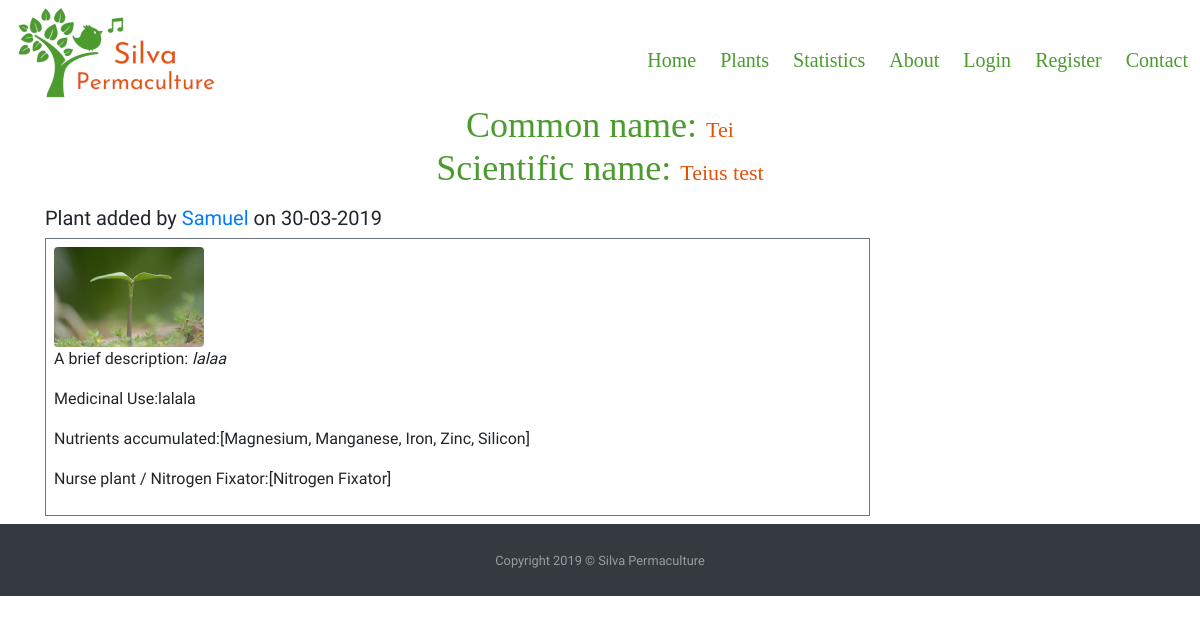
The app's page /plants/3, older data.
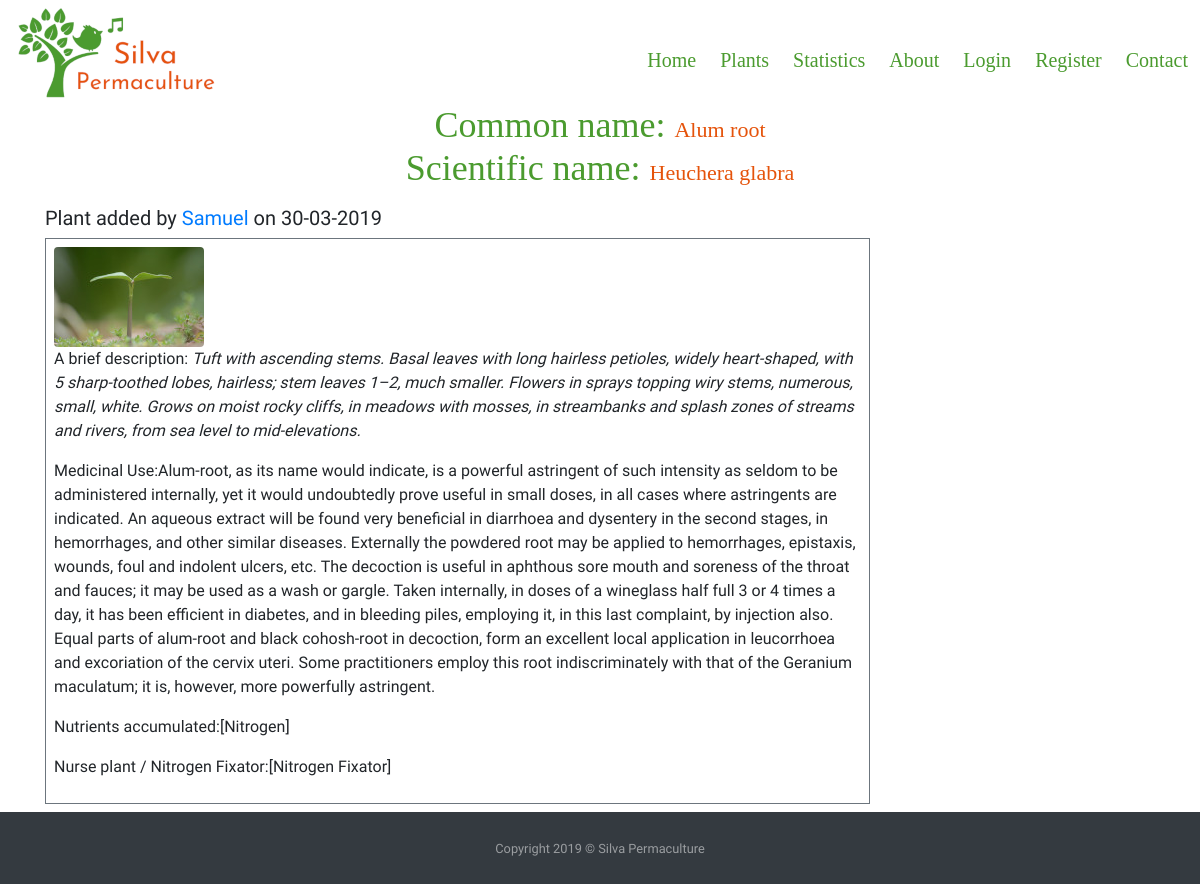
The same page, newer data.
### silvapermaculture/models.py (models this page shows, shortened)
class Plants(db.Model):
    id = db.Column(db.Integer, primary_key=True)
    common_name = db.Column(db.String(40), nullable=False)
    botanical_name = db.Column(db.String(80), unique=True, nullable=False)
    short_description = db.Column(db.Text, nullable=False)
    medicinal = db.Column(db.Text, nullable=False)
    image_file = db.Column(db.String(20), default='default_plant_pic.jpg')
    date_added = db.Column(db.DateTime, nullable=False, default=datetime.utcnow)
    user_id = db.Column(db.Integer, db.ForeignKey('user.id'), nullable=False)
    dna = db.relationship('DNA', secondary = plants_dna_table)  # Dynamic_Nutrient_Accumulated
    nfn = db.relationship('NFN', secondary = plants_nfn_table)  # Nitrogen_Fixers_Nursing

class DNA(db.Model):
    id = db.Column(db.Integer, primary_key=True)
    element = db.Column(db.String(15))
    def __repr__(self):
        return '{}'.format(self.element)

### silvapermaculture/routes.py (the view)
@app.route("/plants/<int:plant_id>")
def plant(plant_id):
    plant = Plants.query.get_or_404(plant_id)
    return render_template('plant.html', title=plant.common_name, plant=plant)

### silvapermaculture/models.py (called while the page is built)
    def __repr__(self):
        return '{}'.format(self.plant_extra)

### silvapermaculture/templates/plant.html
{% extends "layout.html" %}
    {% block content %}
        <div class="row">
            <div class="col-12">
                <h1 class="text-center" id="heading">Common name: <span class="titles">{{ plant.common_name }}</span><br/>
                Scientific name: <span class="titles">{{ plant.botanical_name }} </span></h1>
            </div>
        </div>
        <div class="row">
            <div class="col-12 col-lg-9">
                <h5 class="my-2 text-left">Plant added by <a href="#">{{ plant.author.username }}</a>
                    on {{ plant.date_added.strftime('%d-%m-%Y') }}</h5>
                <div class="my-2 p-2 border border-secondary">
                    <img class="img-fluid rounded " src="{{ url_for('static', filename='img/plants/' + plant.image_file) }}"  alt="Default plant image"/>
                    <p class="text-left">A brief description: <em>{{ plant.short_description }}</em> </p>
                    <p class="text-left">Medicinal Use:{{ plant.medicinal }}</p>
                    <p class="text-left">Nutrients accumulated:{{plant.dna }}</p>
                    <p class="text-left">Nurse plant / Nitrogen Fixator:{{ plant.nfn }}</p>
                </div>
            </div>
        </div>
    {% endblock content %} #Jinja2 allows to put the name of the block here so to know which block is closing if we have multiple.

Row changes from the older to the newer data that the page shows:
no longer on this page (row unchanged): DNA: dna "[Magnesium, Manganese, Iron, Zinc, Silicon]"
changed Plants: common_name "Tei" → "Alum root"; botanical_name "Teius test" → "Heuchera glabra"; short_description "lalaa" → "Tuft with ascending stems. Basal leaves with long hairless petioles, widely heart-shaped, with 5 sharp-toothed lobes, hairless; stem leaves 1–2, much smaller. Flowers in sprays topping wiry stems, numerous, small, white. Grows on moist rocky cliffs, in meadows with mosses, in streambanks and splash zones of streams and rivers, from sea level to mid-elevations."; medicinal "lalala" → "Alum-root, as its name would indicate, is a powerful astringent of such intensity as seldom to be administered internally, yet it would undoubtedly prove useful in small doses, in all cases where astringents are indicated. An aqueous extract will be found very beneficial in diarrhoea and dysentery in the second stages, in hemorrhages, and other similar diseases. Externally the powdered root may be applied to hemorrhages, epistaxis, wounds, foul and indolent ulcers, etc. The decoction is useful in aphthous sore mouth and soreness of the throat and fauces; it may be used as a wash or gargle. Taken internally, in doses of a wineglass half full 3 or 4 times a day, it has been efficient in…"
now on this page (row unchanged): DNA: dna "[Nitrogen]"
